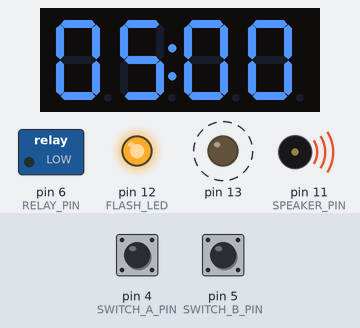
Recording of a sketch running on a simulated Arduino Uno, built with avr-gcc and run on an emulated ATmega328P. On the bench: 4-digit seven-segment display, switched loads named in the sketch (green lamp = pin HIGH), output pins drawn as LEDs (lit = HIGH), buzzer (waves = sounding). Dashed ring = blinking. Inputs (shaded band) come from the test bench; at power-on: pin 5 (SWITCH_B_PIN) HIGH, pin 4 (SWITCH_A_PIN) HIGH. EEPROM starts erased.

Above: at 1.2 s.
1.3 s: pin 5 (SWITCH_B_PIN) pulled LOW for 3.2 s
At 4.88 s:
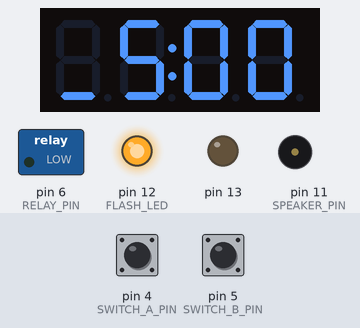
5.1 s: pin 4 (SWITCH_A_PIN) pulled LOW for 3.2 s
At 8.63 s:
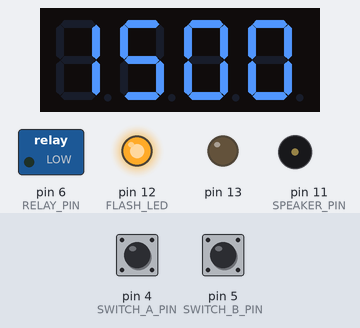
8.9 s: pin 4 (SWITCH_A_PIN) pulled LOW for 0.15 s
At 9.15 s:
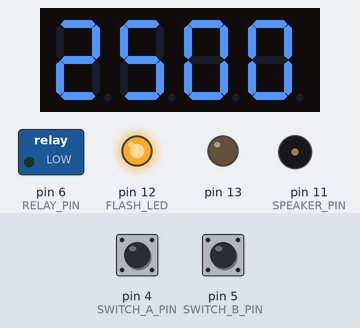
9.6 s: pin 5 (SWITCH_B_PIN) pulled LOW for 0.15 s
At 9.88 s:
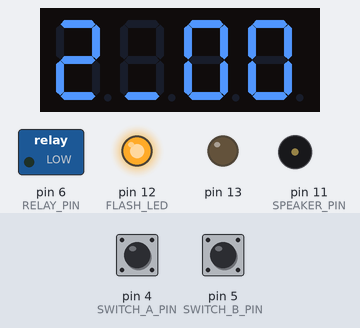
10.3 s: pin 5 (SWITCH_B_PIN) pulsed LOW 5 times (0.12 s each, 0.3 s apart)
At 11.84 s:
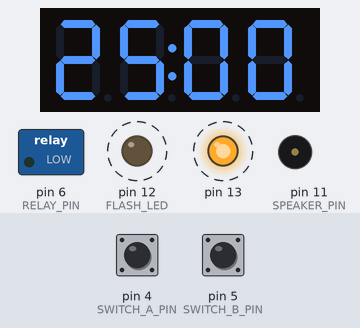
Timing chart, 0 to 15.8 s (numbered marks = the images above; inputs shaded):
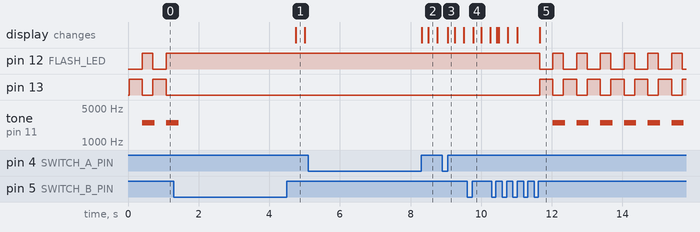

Measured:
- after the input at 1.3 s, pin 12 (FLASH_LED): stops changing and stays HIGH; pin 13: stops changing and stays LOW; tone on pin 11 (SPEAKER_PIN): goes on until 1.4 s, then stays silent; the display: changes after 3.5 s (image 1)
- after the input at 5.1 s, the display: first changes after 3.2 s (image 2 shows a later state)
- after the input at 8.9 s, the display: changes after 0.15 s (image 3)
- after the input at 9.6 s, the display: changes after 0.17 s (image 4)
- after the input at 10.3 s, pin 12 (FLASH_LED): alternates HIGH for 0.30 s and LOW for 0.37 s, starting after 1.4 s; pin 13: alternates HIGH for 0.37 s and LOW for 0.30 s, starting after 1.4 s
- by itself, pin 13: alternates HIGH for 0.37 s and LOW for 0.30 s

The sketch:

eggtimer.ino
```cpp
// (licence header left out)
#include <Arduino.h>
#include <EEPROM.h>
#include "TM1637Display.h"

// Digital Pins
#define FLASH_LED    12
#define CLK          2
#define DIO          3
#define SPEAKER_PIN  11
#define ALARM_PIN    10
#define SWITCH_A_PIN  4
#define SWITCH_B_PIN  5
#define RELAY_PIN     6
#define STALL_PIN     7

// Timer states
#define ST_INIT         0
#define ST_FLASH_WAIT   1
#define ST_TIMER_START  2
#define ST_TIMEOUT      3
#define ST_TIMER_SET    4
#define ST_TIMER_SET2   5
#define ST_TIMER_SET3   6
#define ST_TIMER_SET4   7

// Number of times we loop round flashing the initial LED
#define FLASH_LOOPS  10

const uint8_t SEG_BANG[] = {
	SEG_F | SEG_G | SEG_E | SEG_C | SEG_D,           // b
	SEG_A | SEG_B | SEG_C | SEG_D | SEG_E | SEG_G,   // a
	SEG_A | SEG_B | SEG_C |SEG_E | SEG_F,            // n
	SEG_A | SEG_C | SEG_D | SEG_E | SEG_F            // G
	};

TM1637Display display(CLK, DIO);
unsigned long timerStart;
int timeTarget=300;  // Actual seconds
int state=ST_INIT;
boolean switchAdown;
boolean switchBdown;

void setup()
{
  pinMode(FLASH_LED,OUTPUT);
  pinMode(RELAY_PIN,OUTPUT);
  pinMode(13,OUTPUT);
  pinMode(SWITCH_A_PIN,INPUT_PULLUP);
  pinMode(SWITCH_B_PIN,INPUT_PULLUP);
  pinMode(STALL_PIN,INPUT_PULLUP);
  switchAdown=false;
  switchBdown=false;
  state=ST_INIT;
  // See if our signature is in EEPROM
  if ((EEPROM.read(0)==0x0b)&&(EEPROM.read(1)=='u')&&(EEPROM.read(2)=='g')&&(EEPROM.read(3)==0x0a)) {
    timeTarget=EEPROM.read(4)+EEPROM.read(5)*256;
  }
}

boolean switchApressed() {
  if (digitalRead(SWITCH_A_PIN)==LOW) {
    // If it was down last time, it is debounced.
    if (switchAdown) {
      // Wait for switch to go up, then return.
      while(digitalRead(SWITCH_A_PIN)==LOW);
      switchAdown=false;
      return(true);
    }
    switchAdown=true;
    delay(10);  // Debounce delay
  }
  return(false);
}

boolean switchBpressed() {
  if (digitalRead(SWITCH_B_PIN)==LOW) {
    // If it was down last time, it is debounced.
    if (switchBdown) {
      // Wait for switch to go up, then return.
      while(digitalRead(SWITCH_B_PIN)==LOW);
      switchBdown=false;
      return(true);
    }
    switchBdown=true;
    delay(10);  // Debounce delay
  }
  return(false);
}

void loop()
{
  uint8_t segto;
  int t=0;
  int count,oldcount;
  int digit;

  while(1) {
    switch(state) {
      case ST_INIT:
        digitalWrite(RELAY_PIN,LOW);
        display.setBrightness(0x0f);
        count=(100*(timeTarget/60))+(timeTarget%60);
        display.showNumberDec(count,true);
        segto = 0x80 | display.encodeDigit((count / 100)%10);  // Set colon
        display.setSegments(&segto, 1, 1);
        t=0;
        state=ST_FLASH_WAIT;
        break;

      // Make beeps, flash lights etc. until a switch is pressed.
      case ST_FLASH_WAIT:
        if (t>FLASH_LOOPS/2) {
          digitalWrite(FLASH_LED,HIGH);
          digitalWrite(13,LOW);
          tone(SPEAKER_PIN,2500,100);
          delay(50);
        } else {
          digitalWrite(FLASH_LED,LOW);
          digitalWrite(13,HIGH);
          segto = 0x80|display.encodeDigit((count / 100)%10);  // Flash colon
          display.setSegments(&segto, 1, 1);
          delay(50);
        }
        if (switchApressed())
          state=ST_TIMER_START;
        if (switchBpressed())
          state=ST_TIMER_SET;

        if (t++>FLASH_LOOPS) t=0;
        break;

      // Set the first digit.
      case ST_TIMER_SET:
        if (switchBpressed()) {
          display.showNumberDec(count, true);
          state=ST_TIMER_SET2;
        }
        else {
          digit=(count/1000);
          if (millis()%500UL>250) {
            segto = 8;
          } else {
            segto = display.encodeDigit(digit);
          }
          display.setSegments(&segto, 1, 0);
          if (switchApressed()) {
            if (digit==9) count-=9000;
            else count+=1000;
            display.showNumberDec(count, true);
          }
        }
        break;

      case ST_TIMER_SET2:
        if (switchBpressed()) {
          display.showNumberDec(count, true);
          state=ST_TIMER_SET3;
        }
        else {
          digit=(count/100)%10;
          if (millis()%500UL>250) {
            segto = 8;
          } else {
            segto = display.encodeDigit(digit);
          }
          display.setSegments(&segto, 1, 1);
          if (switchApressed()) {
            if (digit==9) count-=900;
            else count+=100;
            display.showNumberDec(count, true);
          }
        }
        break;

      case ST_TIMER_SET3:
        if (switchBpressed()) {
          display.showNumberDec(count, true);
          state=ST_TIMER_SET4;
        }
        else {
          digit=(count/10)%10;
          if (millis()%500UL>250) {
            segto = 8;
          } else {
            segto = display.encodeDigit(digit);
          }
          display.setSegments(&segto, 1, 2);
          if (switchApressed()) {
            if (digit==5) count-=50;
            else count+=10;
            display.showNumberDec(count, true);
          }
        }
        break;

      case ST_TIMER_SET4:
         if (switchBpressed()) {
          display.showNumberDec(count, true);
          // Convert displayed MMSS into seconds
          timeTarget=60*(count/100)+count%100;
          // Write time and signature to EEPROM
          EEPROM.write(0,0x0b);
          EEPROM.write(1,'u');
          EEPROM.write(2,'g');
          EEPROM.write(3,0x0a);
          EEPROM.write(4,timeTarget%256);
          EEPROM.write(5,timeTarget/256);
          state=ST_TIMER_START;
        }
        else {
          digit=count%10;
          if (millis()%500UL>250) {
            segto = 8;
          } else {
            segto = display.encodeDigit(digit);
          }
          display.setSegments(&segto, 1, 3);
          if (switchApressed()) {
            if (digit==9) count-=9;
            else count++;
            display.showNumberDec(count, true);
          }
        }
        break;

     case ST_TIMER_START:
        timerStart=millis();
        t=0;
        oldcount=-1;
        while(timeTarget-t>=0) {
          t=int((millis()-timerStart)/1000UL);
          // Only update display if things change to stop flickering.
          count=timeTarget-t;
          // Our count is in mins & sec, so munge it as appropriate
          count=(100*(count/60))+(count%60);
          if (oldcount!=count) {
            oldcount=count;
            display.showNumberDec(count, true);
            segto = (((count%2==0))?0:0x80) | display.encodeDigit((count / 100)%10);  // Flash colon
            display.setSegments(&segto, 1, 1);
          }
          delay(100);
          if (switchApressed() || switchBpressed()) {
            state=ST_INIT;
            break;
          }
        }
        if (state==ST_TIMER_START) state=ST_TIMEOUT;
        break;

      case ST_TIMEOUT:
        // Done!
        display.setSegments(SEG_BANG);
        digitalWrite(RELAY_PIN,HIGH);
        for (int k=0; k<20; k++) {
          tone(ALARM_PIN,2500,250);
          if (switchApressed()||switchBpressed()) {
            state=ST_INIT;
            break;
          }
          delay(500);
        }
        if (digitalRead(STALL_PIN)==HIGH) state=ST_INIT;
        break;
      } // End of state switch
  } // End of infinite while

}
```
